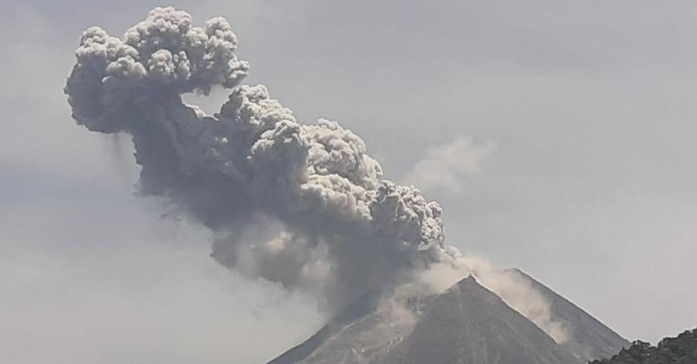
#> input picture 4. Histogram/gunung.jpg, 697 x 364 px
$ python Histogram.py
#> lines starting #> are read from the running program, lines starting #| are printed output that depends on the picture
import numpy as np
import cv2 as cv
import matplotlib

import matplotlib.pyplot as plt
citra = cv.imread('gunung.jpg')
#> citra is the input picture: shape (364, 697, 3); mean B, G, R 163.8, 161.7, 162
histo = cv.calcHist([citra], [0], None, [256], [0, 256])
#> histo = 256 values, max 16027 at index 180, min 0 at index 0, mean 991
plt.plot(histo)
plt.show()
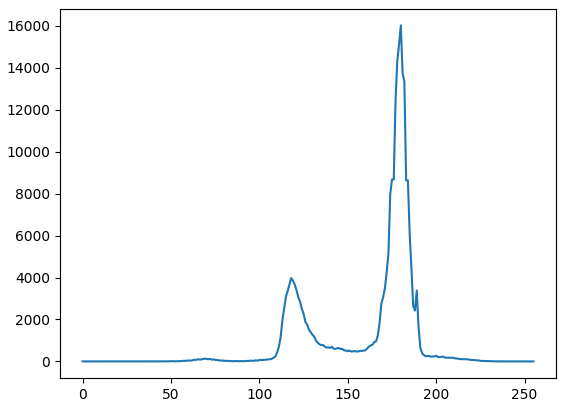
#> figure drawn by matplotlib, 1 panel; curve peaks at x = 180, y = 16027
